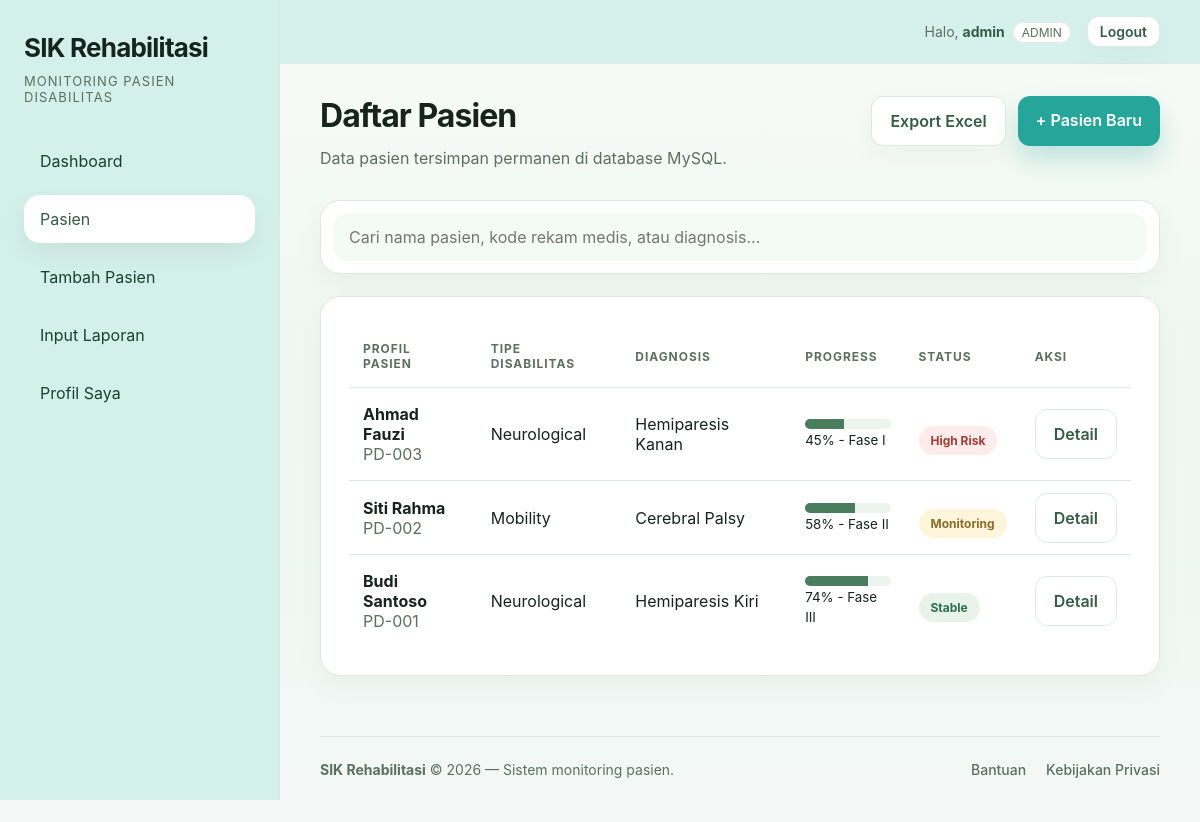
Page /patients.php (signed in) on the earlier database version.
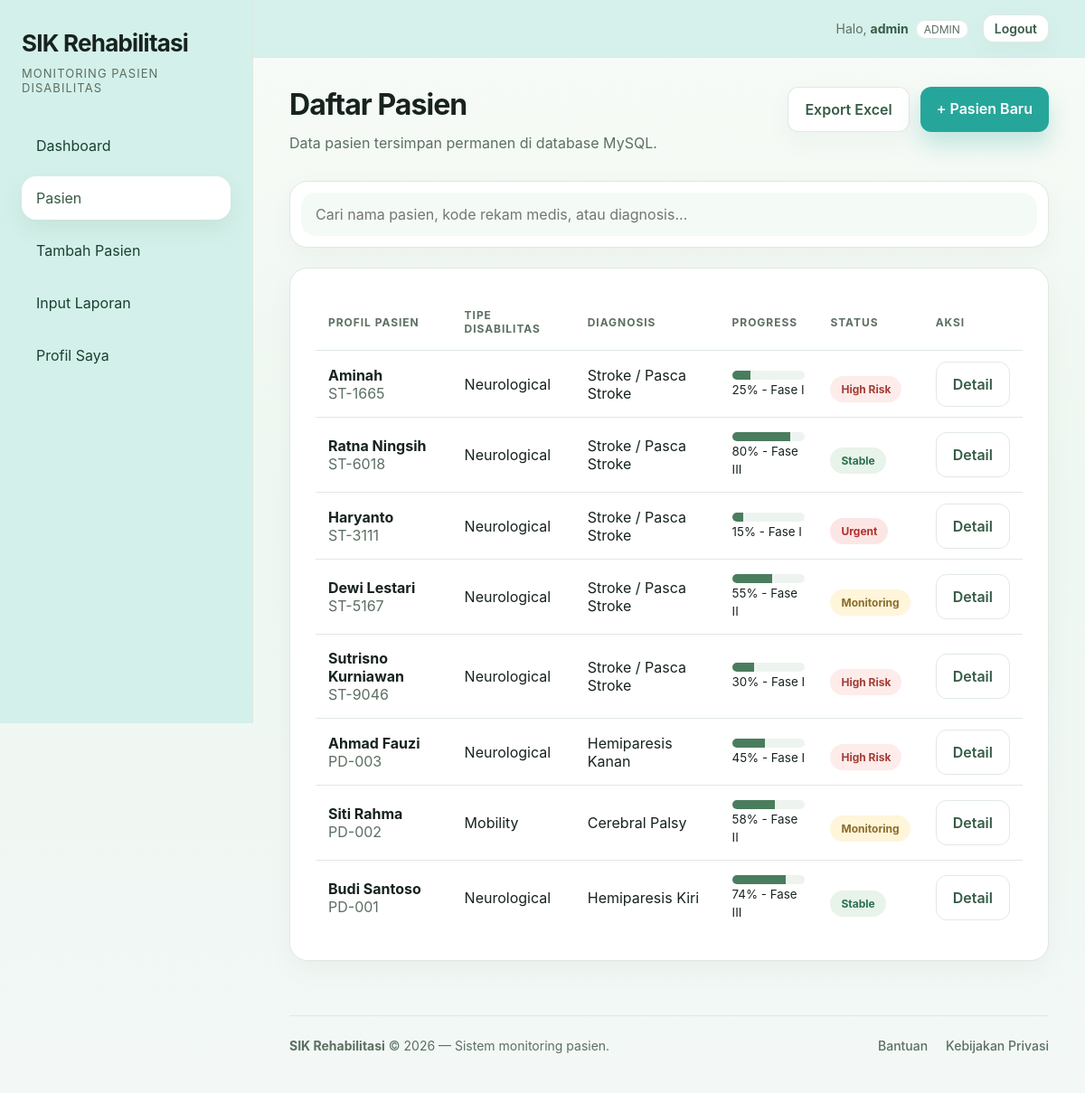
Same page on the later database version.
### tables this page shows
CREATE TABLE patients (
    id INT PRIMARY KEY AUTO_INCREMENT,
    code VARCHAR(20) NOT NULL UNIQUE,
    name VARCHAR(100) NOT NULL,
    age INT NOT NULL,
    gender ENUM('L','P') NOT NULL,
    address VARCHAR(150),
    diagnosis VARCHAR(100) NOT NULL,
    disability_type VARCHAR(50) NOT NULL,
    status ENUM('stable','monitoring','high-risk','urgent') NOT NULL DEFAULT 'monitoring',
    room VARCHAR(50),
    blood_type VARCHAR(5),
    admission_date DATE,
    clinician VARCHAR(100),
    progress INT DEFAULT 0,
    phase VARCHAR(30),
    latest_assessment DATETIME,
    heart_rate INT,
    spo2 INT,
    blood_pressure VARCHAR(15)
);

### includes/functions.php (called while the page is built, shortened)
<?php
function h(?string $value): string
{
    return htmlspecialchars((string)$value, ENT_QUOTES, 'UTF-8');
}
function getPatients(PDO $pdo, string $search = '', int $limit = 0, int $offset = 0): array
{
    $limitSql = "";
    if ($limit > 0) {
        $limitSql = " LIMIT $limit OFFSET $offset";
    }
    return $pdo->query("SELECT * FROM patients ORDER BY id DESC" . $limitSql)->fetchAll();
}
function statusLabel(string $status): string
{
    $map = [
        'stable' => 'Stable',
        'monitoring' => 'Monitoring',
        'high-risk' => 'High Risk',
        'urgent' => 'Urgent',
    ];
    return $map[$status] ?? ucfirst($status);
}
?>

### patients.php (the view, shortened to what this page needs)
<?php
require 'includes/db.php';
require 'includes/functions.php';
$activePage = 'patients';
$search = trim($_GET['search'] ?? '');
$limit = 10;
$page = isset($_GET['page']) ? (int)$_GET['page'] : 1;
$offset = ($page - 1) * $limit;
$patients = getPatients($pdo, $search, $limit, $offset);
require 'includes/header.php';
?>
<div class="topbar">
    <div class="page-title">
        <h2>Daftar Pasien</h2>
        <p>Data pasien tersimpan permanen di database MySQL.</p>
    </div>
    <?php if ($_SESSION['role'] === 'super_admin' || $_SESSION['role'] === 'admin'): ?>
        <div style="display: flex; gap: 12px; flex-wrap: wrap;">
            <a href="export-csv.php?search=<?= urlencode($search) ?>" class="btn btn-secondary" style="box-shadow: var(--shadow);">Export Excel</a>
            <a href="add-patient.php" class="btn btn-primary">+ Pasien Baru</a>
        </div>
    <?php endif; ?>
</div>
<form id="search-form" class="search-row" method="get" style="background: var(--surface); padding: 12px; border-radius: 20px; border: 1px solid var(--border); box-shadow: var(--shadow);">
    <input id="search-input" name="search" class="input" placeholder="Cari nama pasien, kode rekam medis, atau diagnosis..." value="<?= h($search) ?>" style="border: none; background: #f4fbf6;" autocomplete="off">
</form>
<div class="card" id="patients-card">
    <div class="table-wrapper" style="border: none; border-radius: 0;">
        <table class="table">
            <thead>
                <tr>
                    <th>Profil Pasien</th>
                    <th>Tipe Disabilitas</th>
                    <th>Diagnosis</th>
                    <th>Progress</th>
                    <th>Status</th>
                    <th>Aksi</th>
                </tr>
            </thead>
            <tbody>
                <?php foreach ($patients as $patient): ?>
                    <tr>
                        <td>
                            <strong><?= h($patient['name']) ?></strong><br>
                            <span class="muted"><?= h($patient['code']) ?></span>
                        </td>
                        <td><?= h($patient['disability_type']) ?></td>
                        <td><?= h($patient['diagnosis']) ?></td>
                        <td>
                            <div class="progress"><span style="width: <?= (int)$patient['progress'] ?>%"></span></div>
                            <small><?= (int)$patient['progress'] ?>% - <?= h($patient['phase']) ?></small>
                        </td>
                        <td><span class="status <?= h($patient['status']) ?>"><?= h(statusLabel($patient['status'])) ?></span></td>
                        <td><a class="btn btn-secondary" href="patient-detail.php?id=<?= (int)$patient['id'] ?>">Detail</a></td>
                    </tr>
                <?php endforeach; ?>
            </tbody>
        </table>
    </div>
</div>
<?php require 'includes/footer.php'; ?>

### includes/header.php (shortened to what this page needs)
<!DOCTYPE html>
<html lang="id">
<head>
    <link rel="stylesheet" href="css/style.css?v=<?= time() ?>">
</head>
<body>
    <div class="layout">
        <aside class="sidebar">
            <div class="brand">
                <h1>SIK Rehabilitasi</h1>
                <p>Monitoring Pasien Disabilitas</p>
            </div>
            <nav class="nav">
                <a class="<?= ($activePage === 'dashboard') ? 'active' : '' ?>" href="index.php">Dashboard</a>
                <a class="<?= ($activePage === 'patients') ? 'active' : '' ?>" href="patients.php">Pasien</a>
                <?php if (isset($_SESSION['role']) && ($_SESSION['role'] === 'super_admin' || $_SESSION['role'] === 'admin')): ?>
                    <a class="<?= ($activePage === 'add-patient') ? 'active' : '' ?>" href="add-patient.php">Tambah Pasien</a>
                    <a class="<?= ($activePage === 'report-form') ? 'active' : '' ?>" href="report-form.php">Input Laporan</a>
                <?php endif; ?>
                <a class="<?= ($activePage === 'profile') ? 'active' : '' ?>" href="profile.php">Profil Saya</a>
            </nav>
        </aside>
        <main class="main">
            <?php if (isset($_SESSION['user_id'])): ?>
            <div class="global-topbar" id="global-topbar">
                <div style="display: flex; justify-content: space-between; align-items: center; width: 100%;">
                    <div style="display: flex; justify-content: flex-end; align-items: center; gap: 16px; margin-left: auto;">
                        <span class="muted hide-mobile" style="font-size: 14px;">Halo, <strong style="color: var(--primary-dark);"><?= h($_SESSION['username']) ?></strong> <span style="background: var(--surface); padding: 2px 8px; border-radius: 12px; font-size: 12px; border: 1px solid var(--border); margin-left: 4px;"><?= strtoupper(h($_SESSION['role'])) ?></span></span>
                        <a href="logout.php" class="btn btn-secondary" style="padding: 6px 12px; font-size: 14px; box-shadow: var(--shadow);">Logout</a>
                    </div>
                </div>
            </div>
            <?php endif; ?>

### includes/footer.php (shortened to what this page needs)
            <footer class="app-footer">
                <div class="footer-content">
                    <div><strong>SIK Rehabilitasi</strong> © <?= date('Y') ?> — Sistem monitoring pasien.</div>
                    <div class="footer-links">
                        <a href="#">Bantuan</a>
                        <a href="#">Kebijakan Privasi</a>
                    </div>
                </div>
            </footer>
        </main>
    </div>
</body>
</html>

Differences in the rows shown:
added patients: name "Aminah", code "ST-1665", disability_type "Neurological", diagnosis "Stroke / Pasca Stroke", progress "25", phase "Fase I", status "High Risk"
added patients: name "Ratna Ningsih", code "ST-6018", disability_type "Neurological", diagnosis "Stroke / Pasca Stroke", progress "80", phase "Fase III", status "Stable"
added patients: name "Haryanto", code "ST-3111", disability_type "Neurological", diagnosis "Stroke / Pasca Stroke", progress "15", phase "Fase I", status "Urgent"
added patients: name "Dewi Lestari", code "ST-5167", disability_type "Neurological", diagnosis "Stroke / Pasca Stroke", progress "55", phase "Fase II", status "Monitoring"
added patients: name "Sutrisno Kurniawan", code "ST-9046", disability_type "Neurological", diagnosis "Stroke / Pasca Stroke", progress "30", phase "Fase I", status "High Risk"
